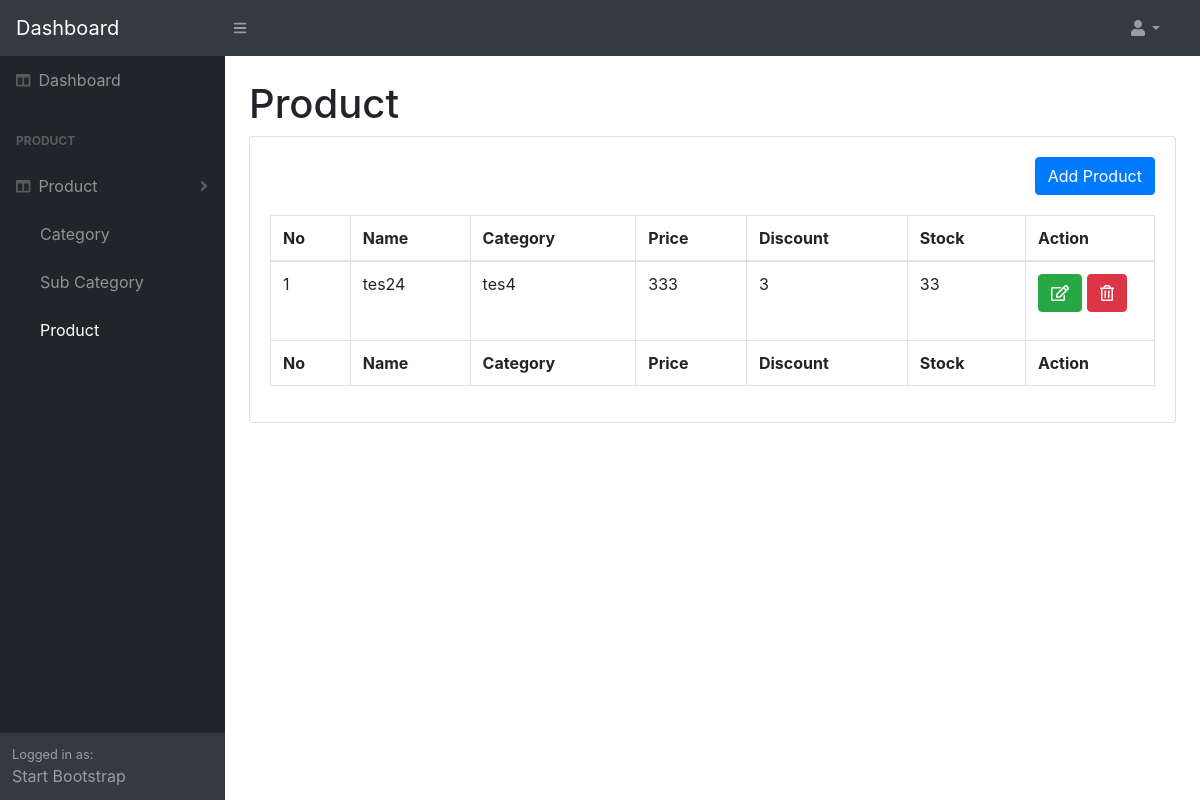
/admin/product, run on an earlier commit of the app's database.
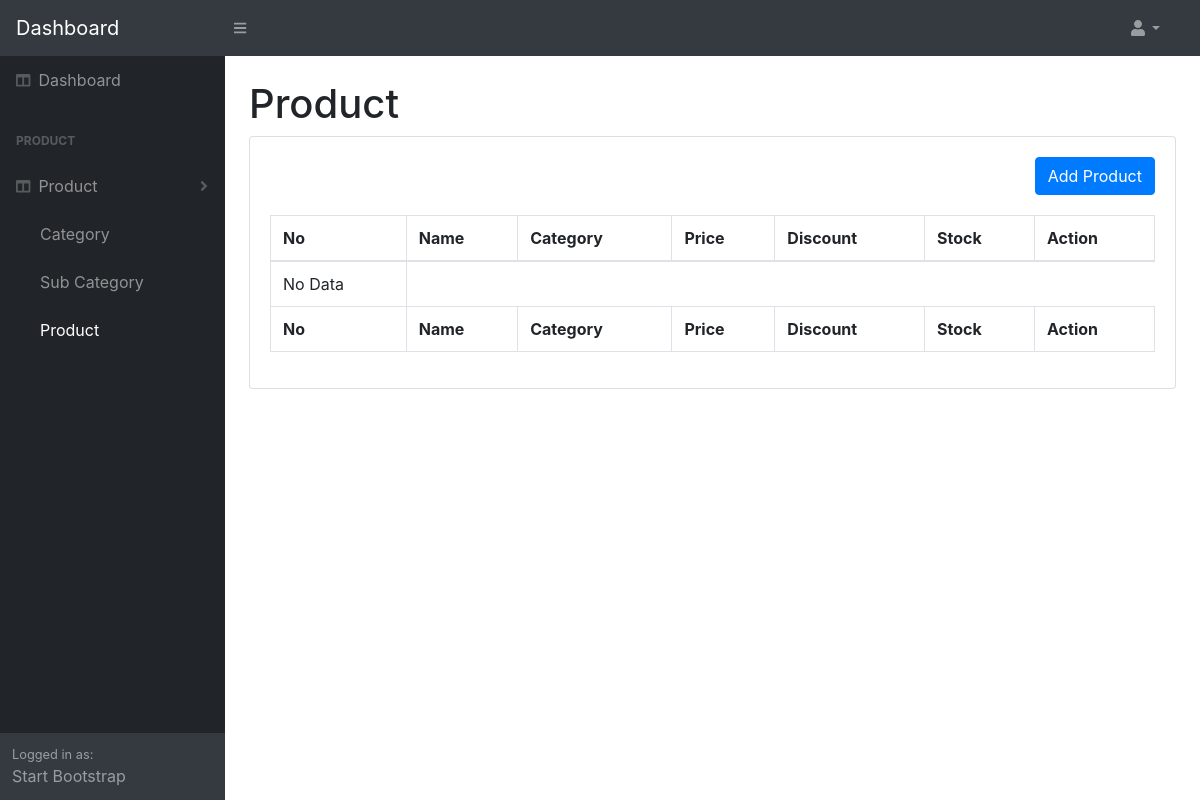
And on a later commit of the database.
### tables this page shows
CREATE TABLE `tbl_product` (
  `product_id` int(11) NOT NULL,
  `product_name` varchar(150) NOT NULL,
  `product_desc` text NOT NULL,
  `product_url` varchar(100) NOT NULL,
  `product_price` int(11) NOT NULL,
  `product_discount` int(11) NOT NULL,
  `product_stock` int(11) NOT NULL,
  `category_id` int(11) NOT NULL
);

CREATE TABLE `tbl_category` (
  `category_id` int(11) NOT NULL,
  `category_name` varchar(100) NOT NULL
);

### application/controllers/admin/ProductController.php (called while the page is built, shortened)
<?php
class ProductController extends CI_Controller
{
    function __construct()
    {
        $this->load->model('admin/Product');
        $this->load->model('admin/Category');
        $this->load->model('admin/SubCategory');
    }
    public function productList()
    {
        $data['head'] = 'product';
        $data['data'] = $this->Product->getProduct();
        $this->load->view('admin/product/list-product', $data);
    }
}

### index.php (called while the page is built, shortened)
<?php
require_once BASEPATH.'core/CodeIgniter.php';

### application/models/admin/Product.php (called while the page is built, shortened)
<?php
class Product extends CI_Model
{
    public function getProduct()
    {
        $data = $this->db->query("SELECT p.*,k.category_name FROM tbl_product p left join tbl_category k on k.category_id = p.category_id");
        return $data->result_array();
    }
}

### application/views/admin/product/list-product.php (the view, shortened to what this page needs)
<body class="sb-nav-fixed">
	<div id="layoutSidenav">
		<div id="layoutSidenav_content">
			<main>
				<div class="container-fluid">
					<h1 class="mt-4">Product</h1>
					<div class="card mb-4">
						<div class="card-body">
							<a href="<?php echo base_url(); ?>admin/product/add-product" type="button"
								class="btn btn-primary float-right" style="margin-bottom:20px;">Add Product</a>
							<div class="table-responsive">
								<table class="table table-bordered" id="dataTable" width="100%" cellspacing="0">
									<thead>
										<tr>
											<th>No</th>
											<th>Name</th>
											<th>Category</th>
											<th>Price</th>
											<th>Discount</th>
											<th>Stock</th>
											<th>Action</th>
										</tr>
									</thead>
									<tfoot>
										<tr>
											<th>No</th>
											<th>Name</th>
											<th>Category</th>
											<th>Price</th>
											<th>Discount</th>
											<th>Stock</th>
											<th>Action</th>
										</tr>
									</tfoot>
									<tbody>
										<?php $number = 0; ?>
										<?php if(sizeof($data) > 0){?>
										<?php foreach ($data as $product) {
                                            $number++;
                                            echo "<tr>
                                                <td>" . $number . "</td>
                                                <td>" . $product['product_name'] . "</td>
                                                <td>" . $product['category_name'] . "</td>
                                                <td>" . $product['product_price'] . "</td>
                                                <td>" . $product['product_discount'] . "</td>
                                                <td>" . $product['product_stock'] . "</td>
                                                <td>
                                                    <form action='" . base_url() . "admin/edit-product' method='POST' style='float:left;margin-right:5px;'>
                                                        <input type='hidden' value='" . $product['product_id'] . "' name='id' />
                                                        <input type='submit' class='btn btn-success' value='&#xf044;' style='font-family: Font Awesome\ 5 Free;'/>
                                                    </form>
                                                    <form action='" . base_url() . "admin/delete-product' method='POST'>
                                                        <input type='hidden' value='" . $product['product_id'] . "' name='id' />
                                                        <input type='submit' class='btn btn-danger' value='&#xf2ed;' style='font-family: Font Awesome\ 5 Free;'/>
                                                    </form>
                                                </td>
                                                </tr>";
                                        }
                                        ?>
										<?php
                            }
                            else{
                                echo " <tr><td >No Data </td></tr>";
                            } ?>
									</tbody>
								</table>
							</div>
						</div>
					</div>
				</div>
			</main>
		</div>
	</div>

What changed in the data, as far as the page shows it:
removed tbl_product: product_name "tes24", category.category_name "tes4", product_price "333", product_discount "3", product_stock "33"
Also different on the page:
text now shown: "No Data"
